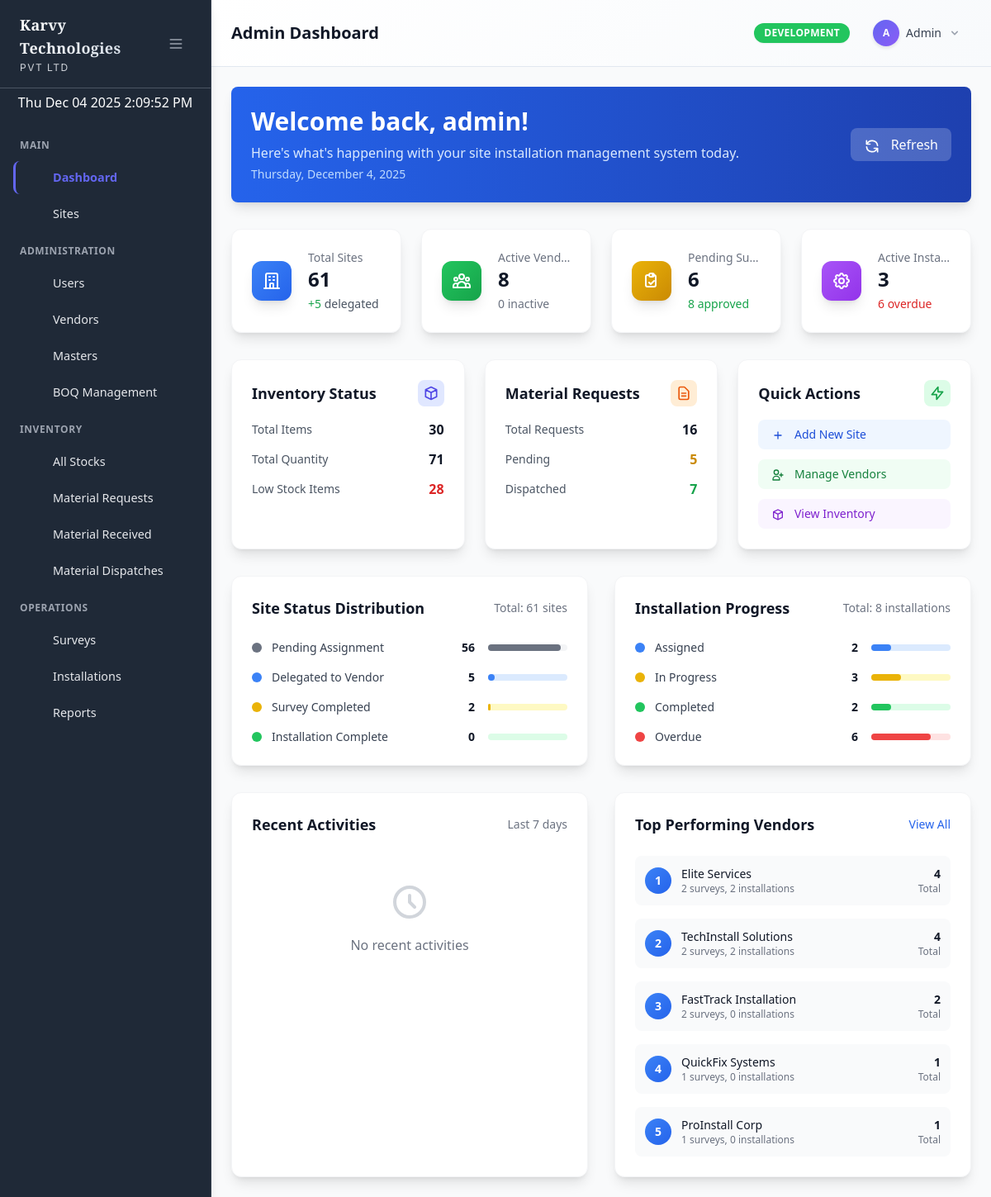
Page /admin/dashboard.php (signed in) on the committed database.
### tables this page shows
CREATE TABLE `menu_items` (
  `id` int(11) NOT NULL,
  `parent_id` int(11) DEFAULT NULL,
  `title` varchar(100) NOT NULL,
  `icon` varchar(100) DEFAULT NULL,
  `url` varchar(255) DEFAULT NULL,
  `sort_order` int(11) DEFAULT 0,
  `status` enum('active','inactive') DEFAULT 'active',
  `created_at` timestamp NOT NULL DEFAULT current_timestamp(),
  `updated_at` timestamp NOT NULL DEFAULT current_timestamp() ON UPDATE current_timestamp()
);

### config/constants.php (called while the page is built, shortened)
<?php
if (!function_exists('getEnvironment')) {
    function getEnvironment() {
        $host = $_SERVER['HTTP_HOST'] ?? $_SERVER['SERVER_NAME'] ?? '';
        if (isset($_ENV['APP_ENV']) && in_array($_ENV['APP_ENV'], ['development', 'testing', 'production'])) {
            return $_ENV['APP_ENV'];
        }
        return 'development';
    }
}
if (!function_exists('url')) {
    function url($path = '') {
        $baseUrl = defined('BASE_URL') ? rtrim(BASE_URL, '/') : '';
        $path = ltrim($path, '/');
        return $path ? $baseUrl . '/' . $path : $baseUrl;
    }
}
?>

### config/database.php (called while the page is built, shortened)
<?php
require_once __DIR__ . '/constants.php';
class Database {
    private static $instance = null;
    private $connection;
    private $environment;
    private function __construct() {
        $this->environment = getEnvironment();
    }
    private function connect() {
        try {
            $dsn = "mysql:host=" . DB_HOST . ";dbname=" . DB_NAME . ";charset=" . DB_CHARSET;
            $options = [
                PDO::ATTR_ERRMODE => PDO::ERRMODE_EXCEPTION,
                PDO::ATTR_DEFAULT_FETCH_MODE => PDO::FETCH_ASSOC,
                PDO::ATTR_EMULATE_PREPARES => false,
                PDO::MYSQL_ATTR_INIT_COMMAND => "SET NAMES " . DB_CHARSET
            ];
            $this->connection = new PDO($dsn, DB_USER, DB_PASS, $options);
        } catch (PDOException $e) {
            $errorMsg = "Database connection failed in " . $this->environment . " environment: " . $e->getMessage();
            error_log($errorMsg);
            if ($this->environment === 'production') {
                throw new Exception("Database connection failed. Please contact administrator.");
            } else {
                throw new Exception($errorMsg);
            }
        }
    }
    public static function getInstance() {
        if (self::$instance === null) {
            self::$instance = new self();
        }
        return self::$instance;
    }
    public function getConnection() {
        return $this->connection;
    }
}
?>

### models/BaseModel.php (called while the page is built, shortened)
<?php
require_once __DIR__ . '/../config/database.php';
class BaseModel {
    public function __construct() {
        $this->db = Database::getInstance()->getConnection();
    }
}
?>

### models/Menu.php (called while the page is built, shortened)
<?php
require_once __DIR__ . '/BaseModel.php';
class Menu extends BaseModel {
    public function getMenuForUser($userId, $userRole) {
        $sql = "
            SELECT DISTINCT m.*
            FROM menu_items m
            INNER JOIN user_menu_permissions ump ON m.id = ump.menu_item_id
            WHERE m.status = 'active'
            AND ump.user_id = ?
            AND ump.can_access = TRUE
            ORDER BY m.parent_id ASC, m.sort_order ASC, m.title ASC
        ";
        $stmt = $this->db->prepare($sql);
        $stmt->execute([$userId]);
        $menuItems = $stmt->fetchAll();
        return $this->buildMenuTree($menuItems);
    }
    private function buildMenuTree($menuItems) {
        $tree = [];
        $lookup = [];
        foreach ($menuItems as $item) {
            $lookup[$item['id']] = $item;
            $lookup[$item['id']]['children'] = [];
        }
        foreach ($menuItems as $item) {
            if ($item['parent_id'] === null) {
                $tree[] = &$lookup[$item['id']];
            } else {
                if (isset($lookup[$item['parent_id']])) {
                    $lookup[$item['parent_id']]['children'][] = &$lookup[$item['id']];
                }
            }
        }
        return $tree;
    }
}
?>

### includes/admin_layout.php (the view, shortened to what this page needs)
<?php
$currentUser = Auth::getCurrentUser();
?>
<!DOCTYPE html>
<html lang="en">
<head>
    <script src="https://cdn.tailwindcss.com"></script>
    <link rel="stylesheet" href="<?php echo url('/assets/css/custom.css'); ?>">
    <link rel="stylesheet" href="<?php echo url('/assets/css/admin.css'); ?>">
</head>
<body class="bg-gray-50">
    <div class="flex h-screen bg-gray-50">
    <div class="admin-sidebar w-64 shadow-lg">
        <div class="flex flex-col h-full">
            <div class="flex items-center justify-between px-6 py-4 border-b border-gray-600">
                <a href="<?php echo url('/admin/dashboard.php'); ?>" class="flex items-center hover:opacity-80 transition-opacity">
                    <div class="sidebar-text">
                        <h1 class="text-lg font-bold text-white karvy-brand">Karvy Technologies</h1>
                        <p class="text-xs text-gray-300 karvy-subtitle">Pvt Ltd</p>
                    </div>
                </a>
                <button id="sidebarToggle" class="hidden lg:block p-2 rounded-md text-gray-400 hover:text-white hover:bg-gray-700 transition-colors">
                    <svg class="w-5 h-5" fill="none" stroke="currentColor" viewBox="0 0 24 24">
                        <path stroke-linecap="round" stroke-linejoin="round" stroke-width="2" d="M4 6h16M4 12h16M4 18h16"></path>
                    </svg>
                </button>
            </div>
              <a class="nav-link" href="#" style="color:white;text-align: center;margin: 5px;">
                    <span class="menu-title" id="clock" class="clock"></span>
                </a>
            <nav class="flex-1 px-2 py-2 space-y-1 overflow-y-auto">
                <?php
                try {
                    require_once __DIR__ . '/dynamic_sidebar.php';
                    renderDynamicSidebar($currentUser);
                } catch (Exception $e) {
                    echo '<div class="p-4 text-red-500 text-sm">';
                    echo 'Menu system error: ' . htmlspecialchars($e->getMessage());
                    echo '<br><small>Please contact administrator to setup menu permissions.</small>';
                    echo '</div>';
                }
                ?>
            </nav>
        </div>
    </div>
        <div class="main-content flex-1 flex flex-col overflow-hidden bg-gray-50">
            <header class="admin-header">
                <div class="flex items-center justify-between px-6 py-4">
                    <div class="flex items-center">
                        <div class="header-page-title">
                            <h1 class="text-xl font-semibold text-gray-900"><?php echo $title ?? 'Admin Panel'; ?></h1>
                        </div>
                    </div>
                    <div class="flex items-center space-x-4">
                        <?php
                        $env =  function_exists('getEnvironment') ? getEnvironment() : (defined('APP_ENV') ? APP_ENV : 'unknown');
                        $envColors = [
                            'development' => 'bg-green-500 text-white',
                            'testing' => 'bg-yellow-500 text-black',
                            'production' => 'bg-red-500 text-white'
                        ];
                        $envColor = $envColors[$env] ?? 'bg-gray-500 text-white';
                        ?>
                        <span class="<?php echo $envColor; ?> px-3 py-1 rounded-full text-xs font-bold uppercase tracking-wide shadow-sm">
                            <?php echo strtoupper($env); ?>
                        </span>
                        <div class="relative" id="user-menu">
                            <button id="user-menu-button" onclick="toggleUserDropdown()" class="flex items-center text-sm rounded-full focus:outline-none focus:ring-2 focus:ring-offset-2 focus:ring-blue-500 hover:bg-gray-50 px-3 py-2 rounded-lg transition-colors">
                                <div class="admin-badge w-8 h-8 rounded-full flex items-center justify-center text-white font-bold text-xs">
                                    <?php echo strtoupper(substr($currentUser['username'], 0, 1)); ?>
                                </div>
                                <span class="ml-2 text-gray-700 font-medium"><?php echo htmlspecialchars(ucwords($currentUser['username'])); ?></span>
                                <svg class="ml-2 w-4 h-4 text-gray-400" fill="currentColor" viewBox="0 0 20 20">
                                    <path fill-rule="evenodd" d="M5.293 7.293a1 1 0 011.414 0L10 10.586l3.293-3.293a1 1 0 111.414 1.414l-4 4a1 1 0 01-1.414 0l-4-4a1 1 0 010-1.414z" clip-rule="evenodd"></path>
                                </svg>
                            </button>
                        </div>
                    </div>
                </div>
            </header>
            <main class="flex-1 overflow-y-auto p-6 bg-gray-50">
                <div class="max-w-7xl mx-auto">
                    <?php if (isset($content)) echo $content; ?>
                </div>
            </main>
        </div>
    </div>
</body>
</html>

### includes/dynamic_sidebar.php (shortened to what this page needs)
<?php
require_once __DIR__ . '/../models/Menu.php';
function renderDynamicSidebar($currentUser) {
    $menuModel = new Menu();
    $menuItems = $menuModel->getMenuForUser($currentUser['id'], $currentUser['role']);
    $currentUrl = $_SERVER['REQUEST_URI'];
    $sections = [];
    $currentSection = 'Main';
    foreach ($menuItems as $item) {
        if (!$item['url'] && !empty($item['children'])) {
            $currentSection = $item['title'];
            $sections[$currentSection] = $item['children'];
        } else {
            if (!isset($sections[$currentSection])) {
                $sections[$currentSection] = [];
            }
            $sections[$currentSection][] = $item;
        }
    }
    foreach ($sections as $sectionName => $sectionItems) {
        if (!empty($sectionItems)) {
            echo '<div class="menu-section-header"><span class="sidebar-text">' . htmlspecialchars($sectionName) . '</span></div>';
            foreach ($sectionItems as $item) {
                renderMenuItem($item, $currentUrl, 0);
            }
        }
    }
}
function renderMenuItem($item, $currentUrl, $level = 0) {
    $hasChildren = !empty($item['children']);
    $isActive = $item['url'] && strpos($currentUrl, $item['url']) !== false;
    $hasActiveChild = $hasChildren && hasActiveChild($item['children'], $currentUrl);
    $activeClass = ($isActive || $hasActiveChild) ? 'active' : '';
    if ($hasChildren) {
        echo '<div class="relative">';
        echo '<button onclick="toggleSubmenu(\'submenu-' . $item['id'] . '\')" class="sidebar-item w-full flex items-center justify-between ' . $activeClass . '" data-tooltip="' . htmlspecialchars($item['title']) . '">';
        echo '<div class="flex items-center">';
        echo renderMenuIcon($item['icon'], false);
        echo '<span class="sidebar-text">' . htmlspecialchars($item['title']) . '</span>';
        echo '</div>';
        echo '<svg id="arrow-' . $item['id'] . '" class="w-4 h-4 transition-transform duration-200" fill="currentColor" viewBox="0 0 20 20">';
        echo '<path fill-rule="evenodd" d="M5.293 7.293a1 1 0 011.414 0L10 10.586l3.293-3.293a1 1 0 111.414 1.414l-4 4a1 1 0 01-1.414 0l-4-4a1 1 0 010-1.414z" clip-rule="evenodd"></path>';
        echo '</svg>';
        echo '</button>';
        $submenuClass = ($isActive || $hasActiveChild) ? '' : 'hidden';
        echo '<div id="submenu-' . $item['id'] . '" class="' . $submenuClass . ' mt-2 space-y-1">';
        foreach ($item['children'] as $child) {
            renderMenuItem($child, $currentUrl, $level + 1);
        }
        echo '</div>';
        echo '</div>';
    } else {
        $itemClass = $level > 0 ? 'sidebar-subitem' : 'sidebar-item';
        if ($item['url']) {
            echo '<a href="' . url($item['url']) . '" class="' . $itemClass . ' ' . $activeClass . '" data-tooltip="' . htmlspecialchars($item['title']) . '">';
        } else {
            echo '<div class="' . $itemClass . ' ' . $activeClass . '" data-tooltip="' . htmlspecialchars($item['title']) . '">';
        }
        echo renderMenuIcon($item['icon'], $level > 0);
        echo '<span class="sidebar-text">' . htmlspecialchars($item['title']) . '</span>';
        if ($item['url']) {
            echo '</a>';
        } else {
            echo '</div>';
        }
    }
}
function renderMenuIcon($iconName, $isSubitem = false) {
    $iconPath = $icons[$iconName] ?? $icons['dashboard'];
    $iconSize = $isSubitem ? 'w-4 h-4 mr-2' : 'w-5 h-5 mr-3';
    return '<svg class="' . $iconSize . '" fill="currentColor" viewBox="0 0 20 20">' . $iconPath . '</svg>';
}
?>

### rows in the picture
menu_items: title "Dashboard"
menu_items: title "Sites"
menu_items: title "Users"
menu_items: title "Vendors"
menu_items: title "Masters"
menu_items: title "BOQ Management"
menu_items: title "All Stocks"
menu_items: title "Material Requests"
menu_items: title "Material Received"
menu_items: title "Material Dispatches"
menu_items: title "Surveys"
menu_items: title "Installations"
menu_items: title "Reports"

### other values in the picture
$sectionName "MAIN"
$sectionName "ADMINISTRATION"
$sectionName "INVENTORY"
$sectionName "OPERATIONS"
$title "Admin Dashboard"
$env "DEVELOPMENT"
substr($currentUser['username'], 0, 1) "A"
$currentUser['username'] "Admin"
$currentUser['username'] "admin"
$totalSites "61"
$siteStats['delegated'] "5"
$vendorStats['active'] "8"
$vendorStats['inactive'] "0"
$surveyStats['pending'] "6"
$surveyStats['approved'] "8"
